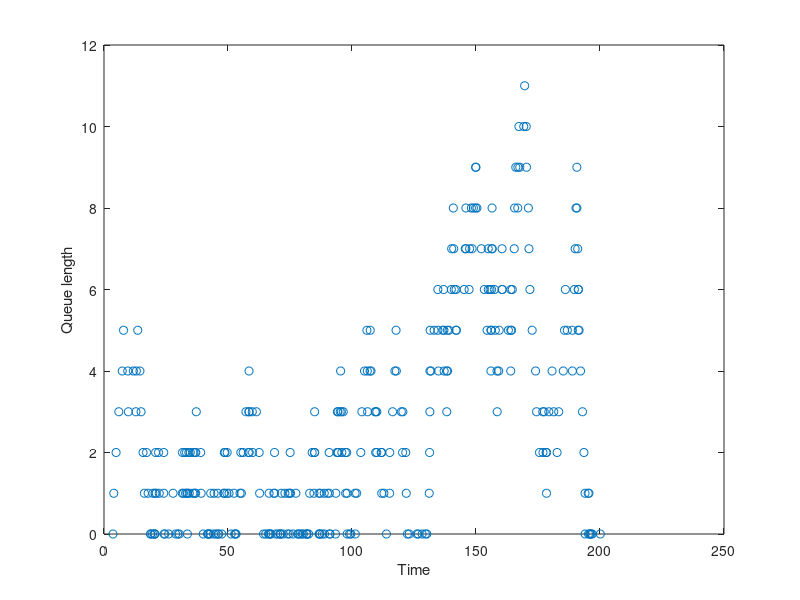

Recreate this plot in MATLAB.
% Simulation of an M/M/1 queue using random numbers
% from exponential distibutions (exprnd)

disp('Monte Carol simulation, Example 4:')

% Mean arrival rate
lam=.9;
% Mean service rate
mu=1.;

qlen=0;
now=0;
nextarrtime=exprnd(1/lam);
deptime=inf;
T=200;

time=[];
q=[];

while now <= T
    if nextarrtime<deptime 
        now=nextarrtime;
        % New arrival
        if deptime==inf 
            % Server idle
            deptime=now+exprnd(1/mu);
        else
            % Server busy
            qlen=qlen+1;
        end
    else
        now=deptime;
        
        % Departure
        if qlen>0 
            % Queue not empty.
            % Serve next customer.
            qlen=qlen-1;
            deptime=now+exprnd(1/mu);
        else
            % Queue empty.
            deptime=inf;
        end
    end

    time=[time now];
    q=[q qlen];
    nextarrtime=now+exprnd(1/lam);
end

disp(['Theoretical mean queue length = ' num2str(lam^2/(mu*(mu-lam)))])

plot(time,q,'o')
xlabel('Time')
ylabel('Queue length')